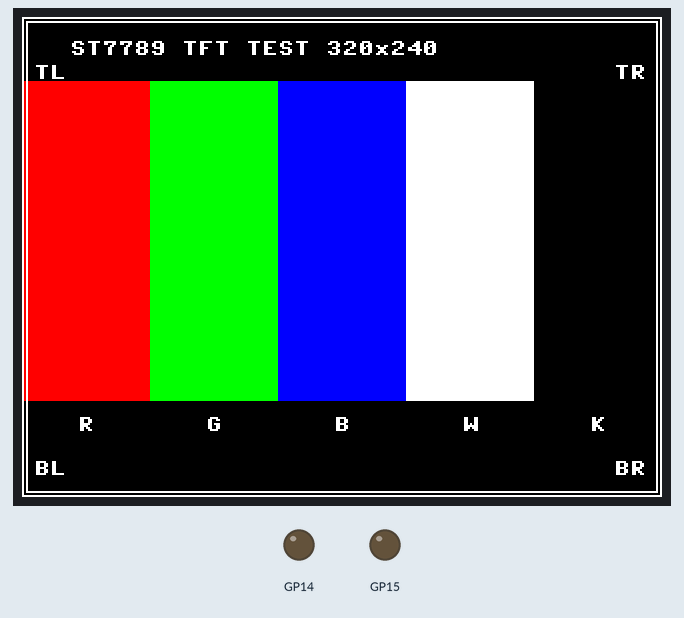
Recording of a program running on a simulated Raspberry Pi Pico running MicroPython. On the bench: 320×240 colour display, output pins drawn as LEDs (lit = HIGH). Library files of the repository ran but are not shown: st7789_pico.py; pins used as bus, display or sensor lines are not drawn; what the program prints to the serial console is not drawn.

Above: at 37.1 s.

The program:

main.py
```python
# RP2040-Zero / ST7789 240x320 TFT diagnostic, landscape 320x240.
# Uses the unchanged driver supplied in the user's V16 archive.
from machine import Pin, SPI
from time import sleep_ms
import sys
import rp2

TEST_BAUDRATE = 1_000_000  # Try 1_000_000 if the image is corrupted.


def run_test():
    print('\nTFT TEST START - 320x240 - SPI', TEST_BAUDRATE)
    # Stop existing PIO generators before taking GPIO14/15 low.
    for index in range(8):
        rp2.StateMachine(index).active(0)
    Pin(14, Pin.OUT, value=0)
    Pin(15, Pin.OUT, value=0)
    # Deselect touch BEFORE configuring the shared SPI bus.
    touch_cs = Pin(6, Pin.OUT, value=1)
    cs = Pin(1, Pin.OUT, value=1)
    from st7789_pico import ST7789, BLACK, WHITE, RED, GREEN, BLUE

    class TestDisplay(ST7789):
        def _spi_tft(self):
            # The original driver otherwise forces 40 MHz on every write.
            self.spi.init(baudrate=TEST_BAUDRATE, polarity=0, phase=0)

    spi = SPI(0, baudrate=TEST_BAUDRATE, polarity=0, phase=0,
              sck=Pin(2), mosi=Pin(3), miso=Pin(0))
    print('Initializing display...')
    tft = TestDisplay(spi, cs=cs, dc=Pin(4, Pin.OUT, value=0),
                      reset=Pin(5, Pin.OUT, value=1), rotation=1)
    print('Init commands sent. Visual inspection is required.')
    colors = [('RED', RED), ('GREEN', GREEN), ('BLUE', BLUE),
              ('WHITE', WHITE), ('BLACK', BLACK)]
    cycle = 0
    while True:
        cycle += 1
        print('CYCLE', cycle)
        for name, color in colors:
            print('FULL SCREEN:', name)
            tft.fill(color)
            tft.show()
            sleep_ms(2000)
        print('COLOR BARS + TEXT + BORDER')
        tft.fill(BLACK)
        for i, (_, color) in enumerate(colors):
            tft.fill_rect(i * 64, 32, 64, 160, color)
        tft.rect(0, 0, 320, 240, WHITE)
        tft.rect(2, 2, 316, 236, WHITE)
        tft.text('ST7789 TFT TEST 320x240', 24, 12, WHITE)
        tft.text('R', 28, 200, WHITE)
        tft.text('G', 92, 200, WHITE)
        tft.text('B', 156, 200, WHITE)
        tft.text('W', 220, 200, WHITE)
        tft.text('K', 284, 200, WHITE)
        tft.text('TL', 6, 24, WHITE)
        tft.text('TR', 296, 24, WHITE)
        tft.text('BL', 6, 222, WHITE)
        tft.text('BR', 296, 222, WHITE)
        tft.show()
        sleep_ms(5000)
        print('CHECKERBOARD + DIAGONALS')
        tft.fill(BLACK)
        for y in range(0, 240, 20):
            for x in range(0, 320, 20):
                if ((x // 20) + (y // 20)) % 2 == 0:
                    tft.fill_rect(x, y, 20, 20, WHITE)
        tft.line(0, 0, 319, 239, RED)
        tft.line(319, 0, 0, 239, GREEN)
        tft.rect(0, 0, 320, 240, BLUE)
        tft.show()
        sleep_ms(5000)
        print('MOVING BOX - look for continuous movement')
        for x in range(0, 289, 8):
            tft.fill(BLACK)
            tft.text('MOVING BOX / CYCLE ' + str(cycle), 16, 16, WHITE)
            tft.rect(0, 0, 320, 240, WHITE)
            tft.fill_rect(x, 104, 32, 32, GREEN)
            tft.show()
            sleep_ms(60)


try:
    run_test()
except KeyboardInterrupt:
    print('TFT TEST STOPPED')
except Exception as exc:
    print('TFT TEST ERROR:')
    sys.print_exception(exc)
    raise
```
